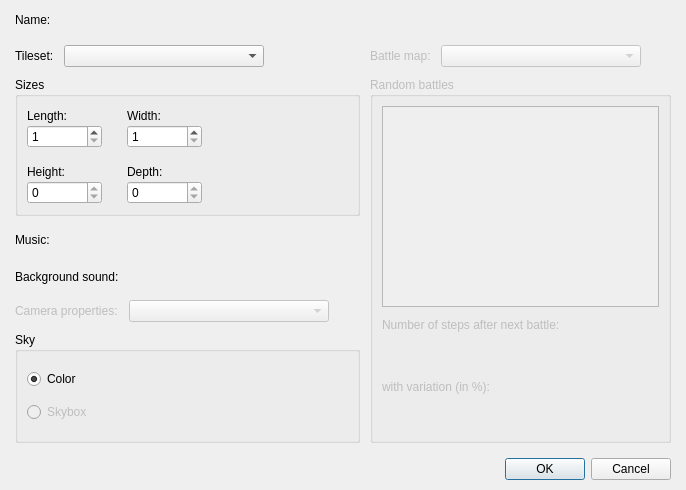
<?xml version="1.0" encoding="UTF-8"?>
<ui version="4.0">
 <class>DialogMapProperties</class>
 <widget class="QDialog" name="DialogMapProperties">
  <property name="geometry">
   <rect>
    <x>0</x>
    <y>0</y>
    <width>686</width>
    <height>490</height>
   </rect>
  </property>
  <property name="windowTitle">
   <string>Map properties...</string>
  </property>
  <layout class="QGridLayout" name="gridLayout_8">
   <property name="leftMargin">
    <number>15</number>
   </property>
   <property name="topMargin">
    <number>10</number>
   </property>
   <property name="rightMargin">
    <number>15</number>
   </property>
   <property name="bottomMargin">
    <number>10</number>
   </property>
   <item row="0" column="0">
    <layout class="QVBoxLayout" name="verticalLayout_8">
     <property name="spacing">
      <number>15</number>
     </property>
     <item>
      <layout class="QHBoxLayout" name="horizontalLayout_2" stretch="0,0,1">
       <item>
        <widget class="QLabel" name="label">
         <property name="text">
          <string>Name:</string>
         </property>
        </widget>
       </item>
       <item>
        <widget class="WidgetTextLang" name="widgetLangName" native="true">
         <property name="minimumSize">
          <size>
           <width>200</width>
           <height>0</height>
          </size>
         </property>
         <property name="maximumSize">
          <size>
           <width>200</width>
           <height>16777215</height>
          </size>
         </property>
        </widget>
       </item>
       <item>
        <spacer name="horizontalSpacer_5">
         <property name="orientation">
          <enum>Qt::Horizontal</enum>
         </property>
         <property name="sizeHint" stdset="0">
          <size>
           <width>408</width>
           <height>20</height>
          </size>
         </property>
        </spacer>
       </item>
      </layout>
     </item>
     <item>
      <layout class="QHBoxLayout" name="horizontalLayout_4" stretch="1,1">
       <property name="spacing">
        <number>10</number>
       </property>
       <item>
        <layout class="QVBoxLayout" name="verticalLayout_7">
         <item>
          <layout class="QHBoxLayout" name="horizontalLayout_3">
           <item>
            <widget class="QLabel" name="label_2">
             <property name="text">
              <string>Tileset:</string>
             </property>
            </widget>
           </item>
           <item>
            <widget class="QComboBox" name="comboBoxTileset">
             <property name="minimumSize">
              <size>
               <width>200</width>
               <height>0</height>
              </size>
             </property>
             <property name="maximumSize">
              <size>
               <width>200</width>
               <height>16777215</height>
              </size>
             </property>
            </widget>
           </item>
           <item>
            <spacer name="horizontalSpacer_2">
             <property name="orientation">
              <enum>Qt::Horizontal</enum>
             </property>
             <property name="sizeHint" stdset="0">
              <size>
               <width>68</width>
               <height>18</height>
              </size>
             </property>
            </spacer>
           </item>
          </layout>
         </item>
         <item>
          <widget class="QGroupBox" name="groupBox_3">
           <property name="title">
            <string>Sizes</string>
           </property>
           <layout class="QGridLayout" name="gridLayout_4">
            <item row="0" column="0">
             <layout class="QGridLayout" name="gridLayout_3">
              <property name="horizontalSpacing">
               <number>25</number>
              </property>
              <property name="verticalSpacing">
               <number>15</number>
              </property>
              <item row="0" column="0">
               <layout class="QVBoxLayout" name="verticalLayout_2">
                <item>
                 <widget class="QLabel" name="label_3">
                  <property name="text">
                   <string>Length:</string>
                  </property>
                 </widget>
                </item>
                <item>
                 <widget class="QSpinBox" name="spinBoxLength">
                  <property name="sizePolicy">
                   <sizepolicy hsizetype="Minimum" vsizetype="Fixed">
                    <horstretch>0</horstretch>
                    <verstretch>0</verstretch>
                   </sizepolicy>
                  </property>
                  <property name="minimumSize">
                   <size>
                    <width>75</width>
                    <height>0</height>
                   </size>
                  </property>
                  <property name="maximumSize">
                   <size>
                    <width>75</width>
                    <height>16777215</height>
                   </size>
                  </property>
                  <property name="minimum">
                   <number>1</number>
                  </property>
                  <property name="maximum">
                   <number>1000</number>
                  </property>
                 </widget>
                </item>
               </layout>
              </item>
              <item row="0" column="1">
               <layout class="QVBoxLayout" name="verticalLayout_3">
                <item>
                 <widget class="QLabel" name="label_4">
                  <property name="text">
                   <string>Width:</string>
                  </property>
                 </widget>
                </item>
                <item>
                 <widget class="QSpinBox" name="spinBoxWidth">
                  <property name="minimumSize">
                   <size>
                    <width>75</width>
                    <height>0</height>
                   </size>
                  </property>
                  <property name="maximumSize">
                   <size>
                    <width>75</width>
                    <height>16777215</height>
                   </size>
                  </property>
                  <property name="minimum">
                   <number>1</number>
                  </property>
                  <property name="maximum">
                   <number>1000</number>
                  </property>
                 </widget>
                </item>
               </layout>
              </item>
              <item row="0" column="2" rowspan="2">
               <spacer name="horizontalSpacer">
                <property name="orientation">
                 <enum>Qt::Horizontal</enum>
                </property>
                <property name="sizeHint" stdset="0">
                 <size>
                  <width>78</width>
                  <height>98</height>
                 </size>
                </property>
               </spacer>
              </item>
              <item row="1" column="0">
               <layout class="QVBoxLayout" name="verticalLayout_4">
                <item>
                 <widget class="QLabel" name="label_5">
                  <property name="text">
                   <string>Height:</string>
                  </property>
                 </widget>
                </item>
                <item>
                 <widget class="QSpinBox" name="spinBoxHeight">
                  <property name="minimumSize">
                   <size>
                    <width>75</width>
                    <height>0</height>
                   </size>
                  </property>
                  <property name="maximumSize">
                   <size>
                    <width>75</width>
                    <height>16777215</height>
                   </size>
                  </property>
                  <property name="minimum">
                   <number>0</number>
                  </property>
                  <property name="maximum">
                   <number>0</number>
                  </property>
                 </widget>
                </item>
               </layout>
              </item>
              <item row="1" column="1">
               <layout class="QVBoxLayout" name="verticalLayout_5">
                <item>
                 <widget class="QLabel" name="label_6">
                  <property name="text">
                   <string>Depth:</string>
                  </property>
                 </widget>
                </item>
                <item>
                 <widget class="QSpinBox" name="spinBoxDepth">
                  <property name="minimumSize">
                   <size>
                    <width>75</width>
                    <height>0</height>
                   </size>
                  </property>
                  <property name="maximumSize">
                   <size>
                    <width>75</width>
                    <height>16777215</height>
                   </size>
                  </property>
                  <property name="maximum">
                   <number>0</number>
                  </property>
                 </widget>
                </item>
               </layout>
              </item>
             </layout>
            </item>
           </layout>
          </widget>
         </item>
         <item>
          <layout class="QGridLayout" name="gridLayout_5">
           <item row="0" column="0">
            <widget class="QLabel" name="label_7">
             <property name="enabled">
              <bool>true</bool>
             </property>
             <property name="text">
              <string>Music:</string>
             </property>
            </widget>
           </item>
           <item row="0" column="1">
            <widget class="WidgetSong" name="widgetChooseMusic" native="true">
             <property name="minimumSize">
              <size>
               <width>200</width>
               <height>27</height>
              </size>
             </property>
             <property name="maximumSize">
              <size>
               <width>200</width>
               <height>27</height>
              </size>
             </property>
            </widget>
           </item>
           <item row="0" column="2" rowspan="3">
            <spacer name="horizontalSpacer_6">
             <property name="orientation">
              <enum>Qt::Horizontal</enum>
             </property>
             <property name="sizeHint" stdset="0">
              <size>
               <width>28</width>
               <height>88</height>
              </size>
             </property>
            </spacer>
           </item>
           <item row="1" column="0">
            <widget class="QLabel" name="label_8">
             <property name="enabled">
              <bool>true</bool>
             </property>
             <property name="text">
              <string>Background sound:</string>
             </property>
            </widget>
           </item>
           <item row="1" column="1">
            <widget class="WidgetSong" name="widgetChooseBackgroundSound" native="true">
             <property name="minimumSize">
              <size>
               <width>200</width>
               <height>27</height>
              </size>
             </property>
             <property name="maximumSize">
              <size>
               <width>200</width>
               <height>27</height>
              </size>
             </property>
            </widget>
           </item>
           <item row="2" column="0">
            <widget class="QLabel" name="label_10">
             <property name="enabled">
              <bool>false</bool>
             </property>
             <property name="text">
              <string>Camera properties:</string>
             </property>
            </widget>
           </item>
           <item row="2" column="1">
            <widget class="QComboBox" name="comboBoxCameraProperties">
             <property name="enabled">
              <bool>false</bool>
             </property>
             <property name="minimumSize">
              <size>
               <width>200</width>
               <height>0</height>
              </size>
             </property>
             <property name="maximumSize">
              <size>
               <width>200</width>
               <height>16777215</height>
              </size>
             </property>
            </widget>
           </item>
          </layout>
         </item>
         <item>
          <widget class="QGroupBox" name="groupBox">
           <property name="enabled">
            <bool>true</bool>
           </property>
           <property name="title">
            <string>Sky</string>
           </property>
           <layout class="QGridLayout" name="gridLayout_7">
            <property name="leftMargin">
             <number>9</number>
            </property>
            <property name="topMargin">
             <number>0</number>
            </property>
            <property name="bottomMargin">
             <number>0</number>
            </property>
            <item row="0" column="0">
             <layout class="QGridLayout" name="gridLayout_6">
              <item row="1" column="0">
               <widget class="QRadioButton" name="radioButtonSkybox">
                <property name="enabled">
                 <bool>false</bool>
                </property>
                <property name="text">
                 <string>Skybox</string>
                </property>
               </widget>
              </item>
              <item row="0" column="0">
               <widget class="QRadioButton" name="radioButtonColor">
                <property name="text">
                 <string>Color</string>
                </property>
                <property name="checked">
                 <bool>true</bool>
                </property>
               </widget>
              </item>
              <item row="1" column="1">
               <widget class="QWidget" name="widgetChooseSkybox" native="true">
                <property name="enabled">
                 <bool>false</bool>
                </property>
                <property name="minimumSize">
                 <size>
                  <width>200</width>
                  <height>27</height>
                 </size>
                </property>
                <property name="maximumSize">
                 <size>
                  <width>200</width>
                  <height>27</height>
                 </size>
                </property>
               </widget>
              </item>
              <item row="0" column="1">
               <widget class="PanelPrimitiveValue" name="panelPrimitiveValueSkyColor" native="true">
                <property name="minimumSize">
                 <size>
                  <width>250</width>
                  <height>27</height>
                 </size>
                </property>
                <property name="maximumSize">
                 <size>
                  <width>250</width>
                  <height>27</height>
                 </size>
                </property>
               </widget>
              </item>
             </layout>
            </item>
           </layout>
          </widget>
         </item>
        </layout>
       </item>
       <item>
        <layout class="QVBoxLayout" name="verticalLayout_6">
         <item>
          <layout class="QHBoxLayout" name="horizontalLayout" stretch="0,0,1">
           <item>
            <widget class="QLabel" name="label_9">
             <property name="enabled">
              <bool>false</bool>
             </property>
             <property name="text">
              <string>Battle map:</string>
             </property>
            </widget>
           </item>
           <item>
            <widget class="QComboBox" name="comboBoxBattleMap">
             <property name="enabled">
              <bool>false</bool>
             </property>
             <property name="minimumSize">
              <size>
               <width>200</width>
               <height>0</height>
              </size>
             </property>
             <property name="maximumSize">
              <size>
               <width>200</width>
               <height>16777215</height>
              </size>
             </property>
            </widget>
           </item>
           <item>
            <spacer name="horizontalSpacer_3">
             <property name="orientation">
              <enum>Qt::Horizontal</enum>
             </property>
             <property name="sizeHint" stdset="0">
              <size>
               <width>40</width>
               <height>20</height>
              </size>
             </property>
            </spacer>
           </item>
          </layout>
         </item>
         <item>
          <widget class="QGroupBox" name="groupBox_2">
           <property name="enabled">
            <bool>false</bool>
           </property>
           <property name="title">
            <string>Random battles</string>
           </property>
           <layout class="QGridLayout" name="gridLayout_2">
            <item row="0" column="0">
             <layout class="QVBoxLayout" name="verticalLayout" stretch="1,0">
              <item>
               <widget class="QTreeView" name="treeViewRandomBattles"/>
              </item>
              <item>
               <layout class="QGridLayout" name="gridLayout">
                <item row="0" column="0">
                 <widget class="QLabel" name="label_11">
                  <property name="text">
                   <string>Number of steps after next battle:</string>
                  </property>
                 </widget>
                </item>
                <item row="0" column="1" rowspan="4">
                 <spacer name="horizontalSpacer_4">
                  <property name="orientation">
                   <enum>Qt::Horizontal</enum>
                  </property>
                  <property name="sizeHint" stdset="0">
                   <size>
                    <width>18</width>
                    <height>118</height>
                   </size>
                  </property>
                 </spacer>
                </item>
                <item row="1" column="0">
                 <widget class="PanelPrimitiveValue" name="widgetConstantVariableSteps" native="true">
                  <property name="minimumSize">
                   <size>
                    <width>250</width>
                    <height>27</height>
                   </size>
                  </property>
                  <property name="maximumSize">
                   <size>
                    <width>250</width>
                    <height>27</height>
                   </size>
                  </property>
                 </widget>
                </item>
                <item row="2" column="0">
                 <widget class="QLabel" name="label_12">
                  <property name="text">
                   <string>with variation (in %):</string>
                  </property>
                 </widget>
                </item>
                <item row="3" column="0">
                 <widget class="PanelPrimitiveValue" name="widgetConstantVariableStepsVariation" native="true">
                  <property name="minimumSize">
                   <size>
                    <width>250</width>
                    <height>27</height>
                   </size>
                  </property>
                  <property name="maximumSize">
                   <size>
                    <width>250</width>
                    <height>27</height>
                   </size>
                  </property>
                 </widget>
                </item>
               </layout>
              </item>
             </layout>
            </item>
           </layout>
          </widget>
         </item>
        </layout>
       </item>
      </layout>
     </item>
     <item>
      <widget class="QDialogButtonBox" name="buttonBox">
       <property name="orientation">
        <enum>Qt::Horizontal</enum>
       </property>
       <property name="standardButtons">
        <set>QDialogButtonBox::Cancel|QDialogButtonBox::Ok</set>
       </property>
      </widget>
     </item>
    </layout>
   </item>
  </layout>
 </widget>
 <customwidgets>
  <customwidget>
   <class>WidgetTextLang</class>
   <extends>QWidget</extends>
   <header>widgettextlang.h</header>
   <container>1</container>
  </customwidget>
  <customwidget>
   <class>PanelPrimitiveValue</class>
   <extends>QWidget</extends>
   <header>panelprimitivevalue.h</header>
   <container>1</container>
  </customwidget>
  <customwidget>
   <class>WidgetSong</class>
   <extends>QWidget</extends>
   <header>widgetsong.h</header>
   <container>1</container>
  </customwidget>
 </customwidgets>
 <resources/>
 <connections>
  <connection>
   <sender>buttonBox</sender>
   <signal>accepted()</signal>
   <receiver>DialogMapProperties</receiver>
   <slot>accept()</slot>
   <hints>
    <hint type="sourcelabel">
     <x>248</x>
     <y>254</y>
    </hint>
    <hint type="destinationlabel">
     <x>157</x>
     <y>274</y>
    </hint>
   </hints>
  </connection>
  <connection>
   <sender>buttonBox</sender>
   <signal>rejected()</signal>
   <receiver>DialogMapProperties</receiver>
   <slot>reject()</slot>
   <hints>
    <hint type="sourcelabel">
     <x>316</x>
     <y>260</y>
    </hint>
    <hint type="destinationlabel">
     <x>286</x>
     <y>274</y>
    </hint>
   </hints>
  </connection>
 </connections>
</ui>
